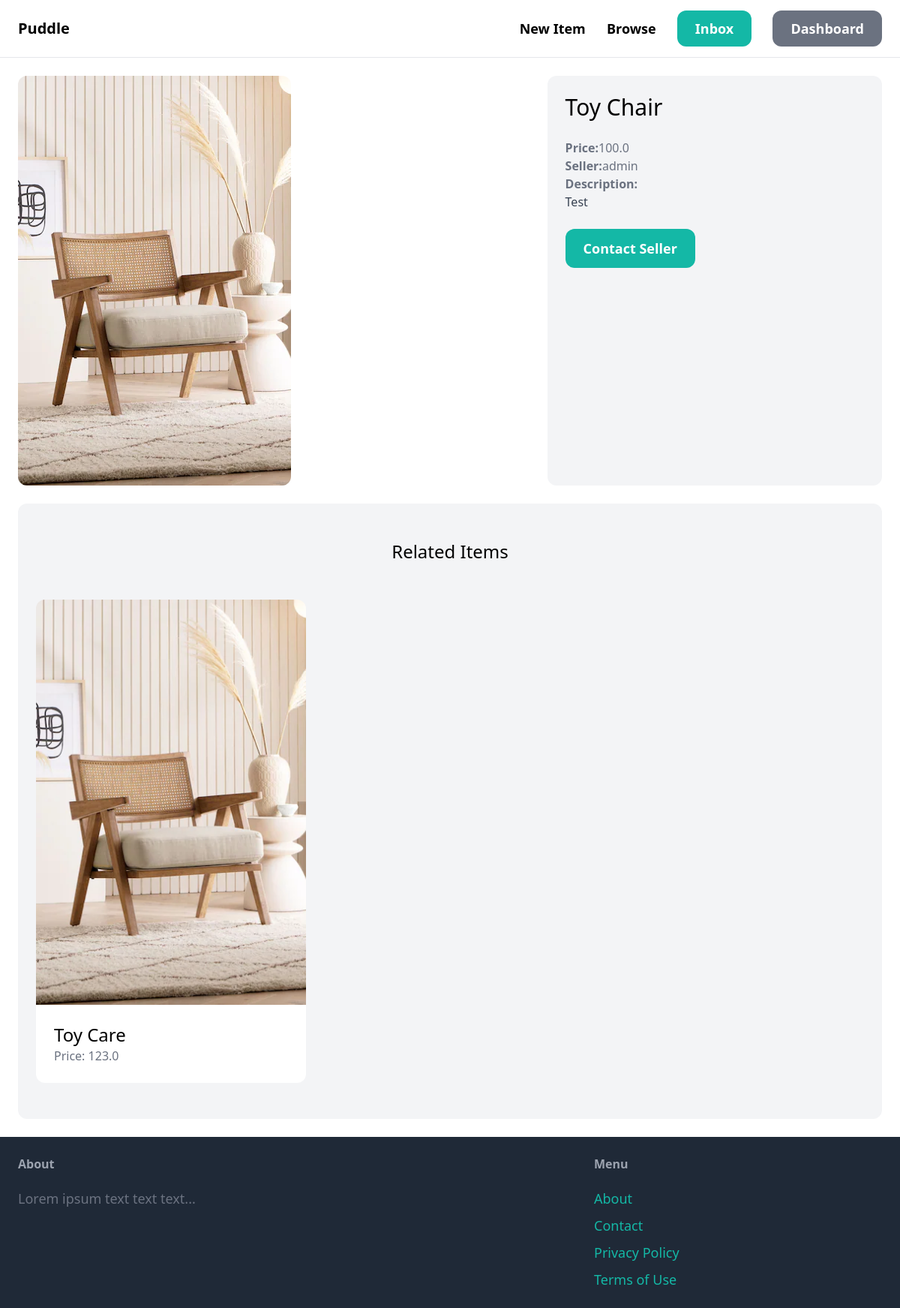
The page /item/2/ (signed in) on the database its author committed.
### item/models.py (models this page shows, shortened)
class Item(models.Model):
    category = models.ForeignKey(Category, related_name='items',on_delete=models.CASCADE)
    name = models.CharField(max_length=255)
    description = models.TextField(blank=True, null=True)
    price = models.FloatField()
    image= models.ImageField(upload_to='item_images',blank=True,null = True)
    is_sold = models.BooleanField(default=False)
    created_by = models.ForeignKey(User, related_name='items', on_delete=models.CASCADE)
    created_at = models.DateTimeField(auto_now_add=True)

### item/views.py (the view)
# urls.py: path('<int:pk>/', views.detail, name='detail'),
def detail(request, pk):
    item = get_object_or_404(Item, pk=pk)
    related_items = Item.objects.filter(category=item.category, is_sold=False).exclude(pk=pk)[0:3]
    return render(request, 'item/detail.html', {
        'item': item,
        'related_items': related_items
    })

### item/templates/item/detail.html (shortened to what this page needs)
{%extends 'core/base.html'%}
{%block content%}
<div class="grid grid-cols-5 gap-6">
    <div class = "col-span-3">
        <img src="{{ item.image.url }}" class="rounded-xl">
    </div>
    <div class="col-span-2 p-6 bg-gray-100 rounded-xl">
        <h1 class="mb-6 text-3xl"> {{ item.name }}</h1>
        <p class="text-gray-500"><strong>Price:</strong>{{ item.price }}</p>
        <p class="text-gray-500"><strong>Seller:</strong>{{ item.created_by.username }}</p>
        {% if item.description %}
            <p class="text-gray-700">
                <strong class="text-gray-500">Description:</strong><br>
                {{ item.description }}
            </p>
        {%endif%}
        <a href="#" class="inline-block mt-6 px-6 py-3 text-lg font-semibold bg-teal-500 text-white rounded-xl hover:bg-teal-700">Contact Seller</a>
    </div>
</div>
<div class="mt-6 px-6 py-12 bg-gray-100 rounded-xl">
    <h2 class="mb-12 text-2xl text-center">Related Items</h2>
  <div class="grid grid-cols-3 gap-3">
    {% for item in related_items %}
      <div>
        <a href="{% url 'item:detail' item.id %}">
          <div>
            <img src="{{ item.image.url }}" class="rounded-t-xl" />
          </div>
          <div class="p-6 bg-white rounded-b-xl">
            <h2 class="text-2xl">{{ item.name }}</h2>
            <p class="text-gray-500">Price: {{ item.price }}</p>
          </div>
        </a>
      </div>
    {% endfor %}
  </div>
</div>
{%endblock%}

### rows shown on the page
Item: image (picture), name "Toy Chair", price "100.0", created_by.username "admin", description "Test"
Item: image (picture), name "Toy Care", price "123.0"
